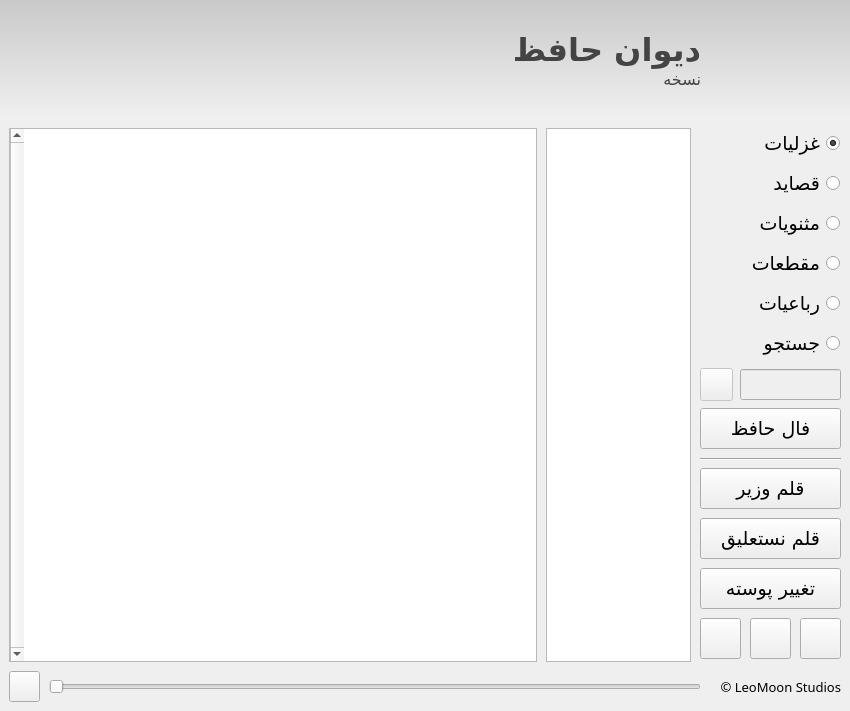
<?xml version="1.0" encoding="UTF-8"?>
<ui version="4.0">
 <class>main</class>
 <widget class="QMainWindow" name="main">
  <property name="geometry">
   <rect>
    <x>0</x>
    <y>0</y>
    <width>850</width>
    <height>711</height>
   </rect>
  </property>
  <property name="minimumSize">
   <size>
    <width>850</width>
    <height>711</height>
   </size>
  </property>
  <property name="windowTitle">
   <string>MainWindow</string>
  </property>
  <property name="windowIcon">
   <iconset resource="resources.qrc">
    <normaloff>:/res/icons/main.svg</normaloff>:/res/icons/main.svg</iconset>
  </property>
  <property name="layoutDirection">
   <enum>Qt::RightToLeft</enum>
  </property>
  <property name="styleSheet">
   <string notr="true">QFrame#banner {background-color: qlineargradient(x1:0 y1:0, x2:0 y2:1, stop:0 #c9c9c9, stop:1 #F0F0F0); border-radius: 0px;}
QLabel#titleLbl {color: rgb(68,68,68);}
QLabel#verLbl {color: rgb(68,68,68);}</string>
  </property>
  <widget class="QWidget" name="centralwidget">
   <layout class="QVBoxLayout" name="verticalLayout_3">
    <property name="spacing">
     <number>0</number>
    </property>
    <property name="leftMargin">
     <number>0</number>
    </property>
    <property name="topMargin">
     <number>0</number>
    </property>
    <property name="rightMargin">
     <number>0</number>
    </property>
    <property name="bottomMargin">
     <number>0</number>
    </property>
    <item>
     <widget class="QFrame" name="banner">
      <property name="minimumSize">
       <size>
        <width>0</width>
        <height>119</height>
       </size>
      </property>
      <property name="maximumSize">
       <size>
        <width>16777215</width>
        <height>119</height>
       </size>
      </property>
      <property name="sizeIncrement">
       <size>
        <width>0</width>
        <height>0</height>
       </size>
      </property>
      <property name="frameShape">
       <enum>QFrame::NoFrame</enum>
      </property>
      <property name="frameShadow">
       <enum>QFrame::Raised</enum>
      </property>
      <layout class="QHBoxLayout" name="horizontalLayout_2">
       <property name="spacing">
        <number>0</number>
       </property>
       <property name="leftMargin">
        <number>0</number>
       </property>
       <property name="topMargin">
        <number>9</number>
       </property>
       <property name="rightMargin">
        <number>0</number>
       </property>
       <property name="bottomMargin">
        <number>9</number>
       </property>
       <item>
        <spacer name="horizontalSpacer_2">
         <property name="orientation">
          <enum>Qt::Horizontal</enum>
         </property>
         <property name="sizeType">
          <enum>QSizePolicy::Fixed</enum>
         </property>
         <property name="sizeHint" stdset="0">
          <size>
           <width>24</width>
           <height>20</height>
          </size>
         </property>
        </spacer>
       </item>
       <item>
        <widget class="QLabel" name="logoLbl">
         <property name="minimumSize">
          <size>
           <width>101</width>
           <height>101</height>
          </size>
         </property>
         <property name="maximumSize">
          <size>
           <width>101</width>
           <height>101</height>
          </size>
         </property>
         <property name="text">
          <string/>
         </property>
         <property name="pixmap">
          <pixmap resource="resources.qrc">:/res/icons/main.svg</pixmap>
         </property>
         <property name="scaledContents">
          <bool>true</bool>
         </property>
        </widget>
       </item>
       <item>
        <spacer name="horizontalSpacer">
         <property name="orientation">
          <enum>Qt::Horizontal</enum>
         </property>
         <property name="sizeType">
          <enum>QSizePolicy::Fixed</enum>
         </property>
         <property name="sizeHint" stdset="0">
          <size>
           <width>24</width>
           <height>20</height>
          </size>
         </property>
        </spacer>
       </item>
       <item>
        <layout class="QVBoxLayout" name="verticalLayout">
         <property name="spacing">
          <number>0</number>
         </property>
         <property name="rightMargin">
          <number>0</number>
         </property>
         <item>
          <spacer name="verticalSpacer_2">
           <property name="orientation">
            <enum>Qt::Vertical</enum>
           </property>
           <property name="sizeHint" stdset="0">
            <size>
             <width>20</width>
             <height>40</height>
            </size>
           </property>
          </spacer>
         </item>
         <item>
          <widget class="QLabel" name="titleLbl">
           <property name="minimumSize">
            <size>
             <width>0</width>
             <height>40</height>
            </size>
           </property>
           <property name="maximumSize">
            <size>
             <width>16777215</width>
             <height>45</height>
            </size>
           </property>
           <property name="font">
            <font>
             <family>Vazir FD</family>
             <pointsize>24</pointsize>
             <weight>75</weight>
             <bold>true</bold>
            </font>
           </property>
           <property name="text">
            <string>دیوان حافظ</string>
           </property>
          </widget>
         </item>
         <item>
          <widget class="QLabel" name="verLbl">
           <property name="font">
            <font>
             <family>Vazir FD</family>
             <pointsize>12</pointsize>
            </font>
           </property>
           <property name="text">
            <string>نسخه</string>
           </property>
          </widget>
         </item>
         <item>
          <spacer name="verticalSpacer_3">
           <property name="orientation">
            <enum>Qt::Vertical</enum>
           </property>
           <property name="sizeHint" stdset="0">
            <size>
             <width>20</width>
             <height>40</height>
            </size>
           </property>
          </spacer>
         </item>
        </layout>
       </item>
      </layout>
     </widget>
    </item>
    <item>
     <layout class="QHBoxLayout" name="horizontalLayout_3">
      <property name="spacing">
       <number>9</number>
      </property>
      <property name="leftMargin">
       <number>9</number>
      </property>
      <property name="topMargin">
       <number>9</number>
      </property>
      <property name="rightMargin">
       <number>9</number>
      </property>
      <property name="bottomMargin">
       <number>9</number>
      </property>
      <item>
       <layout class="QVBoxLayout" name="verticalLayout_2">
        <property name="spacing">
         <number>0</number>
        </property>
        <item>
         <widget class="QFrame" name="frame">
          <property name="minimumSize">
           <size>
            <width>141</width>
            <height>531</height>
           </size>
          </property>
          <property name="maximumSize">
           <size>
            <width>141</width>
            <height>531</height>
           </size>
          </property>
          <property name="frameShape">
           <enum>QFrame::NoFrame</enum>
          </property>
          <property name="frameShadow">
           <enum>QFrame::Plain</enum>
          </property>
          <property name="lineWidth">
           <number>0</number>
          </property>
          <widget class="QRadioButton" name="ghazalRdo">
           <property name="geometry">
            <rect>
             <x>49</x>
             <y>0</y>
             <width>91</width>
             <height>31</height>
            </rect>
           </property>
           <property name="font">
            <font>
             <family>Vazir FD</family>
             <pointsize>14</pointsize>
            </font>
           </property>
           <property name="text">
            <string>غزلیات</string>
           </property>
           <property name="checked">
            <bool>true</bool>
           </property>
          </widget>
          <widget class="QRadioButton" name="masnaviRdo">
           <property name="geometry">
            <rect>
             <x>49</x>
             <y>80</y>
             <width>91</width>
             <height>31</height>
            </rect>
           </property>
           <property name="font">
            <font>
             <family>Vazir FD</family>
             <pointsize>14</pointsize>
            </font>
           </property>
           <property name="text">
            <string>مثنویات</string>
           </property>
          </widget>
          <widget class="QRadioButton" name="gheteRdo">
           <property name="geometry">
            <rect>
             <x>49</x>
             <y>120</y>
             <width>91</width>
             <height>31</height>
            </rect>
           </property>
           <property name="font">
            <font>
             <family>Vazir FD</family>
             <pointsize>14</pointsize>
            </font>
           </property>
           <property name="text">
            <string>مقطعات</string>
           </property>
          </widget>
          <widget class="QRadioButton" name="ghasideRdo">
           <property name="geometry">
            <rect>
             <x>49</x>
             <y>40</y>
             <width>91</width>
             <height>31</height>
            </rect>
           </property>
           <property name="font">
            <font>
             <family>Vazir FD</family>
             <pointsize>14</pointsize>
            </font>
           </property>
           <property name="text">
            <string>قصاید</string>
           </property>
          </widget>
          <widget class="QRadioButton" name="robayiRdo">
           <property name="geometry">
            <rect>
             <x>58</x>
             <y>160</y>
             <width>82</width>
             <height>31</height>
            </rect>
           </property>
           <property name="font">
            <font>
             <family>Vazir FD</family>
             <pointsize>14</pointsize>
            </font>
           </property>
           <property name="text">
            <string>رباعیات</string>
           </property>
          </widget>
          <widget class="QPushButton" name="nastalighBtn">
           <property name="geometry">
            <rect>
             <x>0</x>
             <y>390</y>
             <width>141</width>
             <height>41</height>
            </rect>
           </property>
           <property name="font">
            <font>
             <family>Vazir FD</family>
             <pointsize>14</pointsize>
            </font>
           </property>
           <property name="text">
            <string>قلم نستعلیق</string>
           </property>
          </widget>
          <widget class="QPushButton" name="vazirBtn">
           <property name="geometry">
            <rect>
             <x>0</x>
             <y>340</y>
             <width>141</width>
             <height>41</height>
            </rect>
           </property>
           <property name="font">
            <font>
             <family>Vazir FD</family>
             <pointsize>14</pointsize>
            </font>
           </property>
           <property name="text">
            <string>قلم وزیر</string>
           </property>
          </widget>
          <widget class="QPushButton" name="plusBtn">
           <property name="geometry">
            <rect>
             <x>100</x>
             <y>490</y>
             <width>41</width>
             <height>41</height>
            </rect>
           </property>
           <property name="font">
            <font>
             <family>Vazir FD</family>
             <pointsize>14</pointsize>
            </font>
           </property>
           <property name="text">
            <string/>
           </property>
           <property name="icon">
            <iconset resource="resources.qrc">
             <normaloff>:/res/icons/plus.svg</normaloff>:/res/icons/plus.svg</iconset>
           </property>
           <property name="iconSize">
            <size>
             <width>20</width>
             <height>20</height>
            </size>
           </property>
          </widget>
          <widget class="QPushButton" name="minusBtn">
           <property name="geometry">
            <rect>
             <x>0</x>
             <y>490</y>
             <width>41</width>
             <height>41</height>
            </rect>
           </property>
           <property name="font">
            <font>
             <family>Vazir FD</family>
             <pointsize>14</pointsize>
            </font>
           </property>
           <property name="text">
            <string/>
           </property>
           <property name="icon">
            <iconset resource="resources.qrc">
             <normaloff>:/res/icons/minus.svg</normaloff>:/res/icons/minus.svg</iconset>
           </property>
           <property name="iconSize">
            <size>
             <width>20</width>
             <height>20</height>
            </size>
           </property>
          </widget>
          <widget class="QRadioButton" name="searchRdo">
           <property name="geometry">
            <rect>
             <x>58</x>
             <y>200</y>
             <width>82</width>
             <height>31</height>
            </rect>
           </property>
           <property name="font">
            <font>
             <family>Vazir FD</family>
             <pointsize>14</pointsize>
            </font>
           </property>
           <property name="text">
            <string>جستجو</string>
           </property>
          </widget>
          <widget class="QLineEdit" name="searchInp">
           <property name="enabled">
            <bool>false</bool>
           </property>
           <property name="geometry">
            <rect>
             <x>40</x>
             <y>241</y>
             <width>101</width>
             <height>31</height>
            </rect>
           </property>
           <property name="font">
            <font>
             <family>Vazir FD</family>
             <pointsize>14</pointsize>
            </font>
           </property>
          </widget>
          <widget class="QPushButton" name="searchBtn">
           <property name="enabled">
            <bool>false</bool>
           </property>
           <property name="geometry">
            <rect>
             <x>0</x>
             <y>240</y>
             <width>33</width>
             <height>33</height>
            </rect>
           </property>
           <property name="font">
            <font>
             <family>Vazir FD</family>
             <pointsize>12</pointsize>
            </font>
           </property>
           <property name="text">
            <string/>
           </property>
           <property name="icon">
            <iconset resource="resources.qrc">
             <normaloff>:/res/icons/search.svg</normaloff>:/res/icons/search.svg</iconset>
           </property>
           <property name="iconSize">
            <size>
             <width>20</width>
             <height>16</height>
            </size>
           </property>
          </widget>
          <widget class="QPushButton" name="printBtn">
           <property name="geometry">
            <rect>
             <x>50</x>
             <y>490</y>
             <width>41</width>
             <height>41</height>
            </rect>
           </property>
           <property name="font">
            <font>
             <family>Vazir FD</family>
             <pointsize>14</pointsize>
            </font>
           </property>
           <property name="text">
            <string/>
           </property>
           <property name="icon">
            <iconset resource="resources.qrc">
             <normaloff>:/res/icons/print.svg</normaloff>:/res/icons/print.svg</iconset>
           </property>
           <property name="iconSize">
            <size>
             <width>25</width>
             <height>25</height>
            </size>
           </property>
          </widget>
          <widget class="Line" name="line">
           <property name="geometry">
            <rect>
             <x>0</x>
             <y>323</y>
             <width>141</width>
             <height>16</height>
            </rect>
           </property>
           <property name="orientation">
            <enum>Qt::Horizontal</enum>
           </property>
          </widget>
          <widget class="QPushButton" name="randomBtn">
           <property name="geometry">
            <rect>
             <x>0</x>
             <y>280</y>
             <width>141</width>
             <height>41</height>
            </rect>
           </property>
           <property name="font">
            <font>
             <family>Vazir FD</family>
             <pointsize>14</pointsize>
            </font>
           </property>
           <property name="text">
            <string>فال حافظ</string>
           </property>
          </widget>
          <widget class="QPushButton" name="themeBtn">
           <property name="geometry">
            <rect>
             <x>0</x>
             <y>440</y>
             <width>141</width>
             <height>41</height>
            </rect>
           </property>
           <property name="font">
            <font>
             <family>Vazir FD</family>
             <pointsize>14</pointsize>
            </font>
           </property>
           <property name="text">
            <string>تغییر پوسته</string>
           </property>
          </widget>
         </widget>
        </item>
        <item>
         <spacer name="verticalSpacer">
          <property name="orientation">
           <enum>Qt::Vertical</enum>
          </property>
          <property name="sizeHint" stdset="0">
           <size>
            <width>20</width>
            <height>40</height>
           </size>
          </property>
         </spacer>
        </item>
       </layout>
      </item>
      <item>
       <widget class="QListWidget" name="listLst">
        <property name="minimumSize">
         <size>
          <width>145</width>
          <height>0</height>
         </size>
        </property>
        <property name="maximumSize">
         <size>
          <width>145</width>
          <height>16777215</height>
         </size>
        </property>
        <property name="font">
         <font>
          <family>Vazir FD</family>
          <pointsize>12</pointsize>
         </font>
        </property>
       </widget>
      </item>
      <item>
       <widget class="QTextEdit" name="textEdit">
        <property name="minimumSize">
         <size>
          <width>0</width>
          <height>0</height>
         </size>
        </property>
        <property name="font">
         <font>
          <family>Vazir</family>
         </font>
        </property>
        <property name="acceptDrops">
         <bool>false</bool>
        </property>
        <property name="verticalScrollBarPolicy">
         <enum>Qt::ScrollBarAlwaysOn</enum>
        </property>
        <property name="undoRedoEnabled">
         <bool>false</bool>
        </property>
        <property name="lineWrapMode">
         <enum>QTextEdit::NoWrap</enum>
        </property>
        <property name="readOnly">
         <bool>true</bool>
        </property>
        <property name="html">
         <string>&lt;!DOCTYPE HTML PUBLIC &quot;-//W3C//DTD HTML 4.0//EN&quot; &quot;http://www.w3.org/TR/REC-html40/strict.dtd&quot;&gt;
&lt;html&gt;&lt;head&gt;&lt;meta name=&quot;qrichtext&quot; content=&quot;1&quot; /&gt;&lt;style type=&quot;text/css&quot;&gt;
p, li { white-space: pre-wrap; }
&lt;/style&gt;&lt;/head&gt;&lt;body style=&quot; font-family:'Vazir'; font-size:8.25pt; font-weight:400; font-style:normal;&quot;&gt;
&lt;p align=&quot;center&quot; style=&quot;-qt-paragraph-type:empty; margin-top:0px; margin-bottom:0px; margin-left:0px; margin-right:0px; -qt-block-indent:0; text-indent:0px;&quot;&gt;&lt;br /&gt;&lt;/p&gt;&lt;/body&gt;&lt;/html&gt;</string>
        </property>
        <property name="acceptRichText">
         <bool>false</bool>
        </property>
       </widget>
      </item>
     </layout>
    </item>
    <item>
     <layout class="QHBoxLayout" name="horizontalLayout">
      <property name="spacing">
       <number>9</number>
      </property>
      <property name="leftMargin">
       <number>9</number>
      </property>
      <property name="topMargin">
       <number>0</number>
      </property>
      <property name="rightMargin">
       <number>9</number>
      </property>
      <property name="bottomMargin">
       <number>9</number>
      </property>
      <item>
       <widget class="QLabel" name="copyLbl">
        <property name="minimumSize">
         <size>
          <width>131</width>
          <height>31</height>
         </size>
        </property>
        <property name="maximumSize">
         <size>
          <width>131</width>
          <height>31</height>
         </size>
        </property>
        <property name="font">
         <font>
          <family>Vazir FD</family>
          <pointsize>10</pointsize>
         </font>
        </property>
        <property name="text">
         <string>© LeoMoon Studios</string>
        </property>
        <property name="alignment">
         <set>Qt::AlignRight|Qt::AlignTrailing|Qt::AlignVCenter</set>
        </property>
       </widget>
      </item>
      <item>
       <widget class="QFrame" name="horizontalFrame_2">
        <property name="minimumSize">
         <size>
          <width>459</width>
          <height>0</height>
         </size>
        </property>
        <property name="maximumSize">
         <size>
          <width>16777215</width>
          <height>16777215</height>
         </size>
        </property>
        <layout class="QHBoxLayout" name="horizontalLayout_4">
         <property name="spacing">
          <number>9</number>
         </property>
         <property name="leftMargin">
          <number>0</number>
         </property>
         <property name="topMargin">
          <number>0</number>
         </property>
         <property name="rightMargin">
          <number>0</number>
         </property>
         <property name="bottomMargin">
          <number>0</number>
         </property>
         <item>
          <widget class="QSlider" name="slider">
           <property name="orientation">
            <enum>Qt::Horizontal</enum>
           </property>
           <property name="invertedAppearance">
            <bool>true</bool>
           </property>
          </widget>
         </item>
         <item>
          <widget class="QPushButton" name="playBtn">
           <property name="minimumSize">
            <size>
             <width>31</width>
             <height>31</height>
            </size>
           </property>
           <property name="maximumSize">
            <size>
             <width>31</width>
             <height>31</height>
            </size>
           </property>
           <property name="text">
            <string/>
           </property>
           <property name="icon">
            <iconset resource="resources.qrc">
             <normaloff>:/res/icons/play.svg</normaloff>:/res/icons/play.svg</iconset>
           </property>
           <property name="iconSize">
            <size>
             <width>16</width>
             <height>16</height>
            </size>
           </property>
           <property name="flat">
            <bool>false</bool>
           </property>
          </widget>
         </item>
        </layout>
       </widget>
      </item>
     </layout>
    </item>
   </layout>
  </widget>
 </widget>
 <tabstops>
  <tabstop>ghazalRdo</tabstop>
  <tabstop>ghasideRdo</tabstop>
  <tabstop>masnaviRdo</tabstop>
  <tabstop>gheteRdo</tabstop>
  <tabstop>robayiRdo</tabstop>
  <tabstop>searchRdo</tabstop>
  <tabstop>searchInp</tabstop>
  <tabstop>searchBtn</tabstop>
  <tabstop>vazirBtn</tabstop>
  <tabstop>nastalighBtn</tabstop>
  <tabstop>plusBtn</tabstop>
  <tabstop>minusBtn</tabstop>
  <tabstop>printBtn</tabstop>
  <tabstop>listLst</tabstop>
  <tabstop>textEdit</tabstop>
  <tabstop>playBtn</tabstop>
  <tabstop>slider</tabstop>
 </tabstops>
 <resources>
  <include location="resources.qrc"/>
 </resources>
 <connections/>
</ui>
